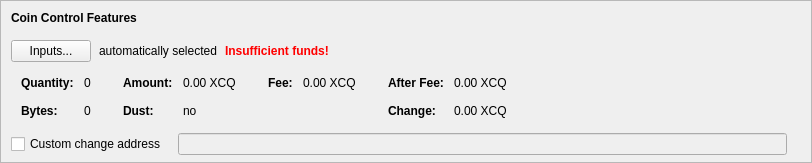
    <widget class="QFrame" name="frameCoinControl">
     <property name="sizePolicy">
      <sizepolicy hsizetype="Expanding" vsizetype="Expanding">
       <horstretch>0</horstretch>
       <verstretch>0</verstretch>
      </sizepolicy>
     </property>
     <property name="maximumSize">
      <size>
       <width>16777215</width>
       <height>16777215</height>
      </size>
     </property>
     <property name="frameShape">
      <enum>QFrame::StyledPanel</enum>
     </property>
     <property name="frameShadow">
      <enum>QFrame::Sunken</enum>
     </property>
     <layout class="QVBoxLayout" name="verticalLayoutCoinControl2">
      <property name="spacing">
       <number>0</number>
      </property>
      <property name="leftMargin">
       <number>0</number>
      </property>
      <property name="topMargin">
       <number>0</number>
      </property>
      <property name="rightMargin">
       <number>0</number>
      </property>
      <property name="bottomMargin">
       <number>6</number>
      </property>
      <item>
       <layout class="QVBoxLayout" name="verticalLayoutCoinControl" stretch="0,0,0,0,1">
        <property name="spacing">
         <number>0</number>
        </property>
        <property name="leftMargin">
         <number>10</number>
        </property>
        <property name="topMargin">
         <number>10</number>
        </property>
        <item>
         <layout class="QHBoxLayout" name="horizontalLayoutCoinControl1">
          <property name="bottomMargin">
           <number>15</number>
          </property>
          <item>
           <widget class="QLabel" name="labelCoinControlFeatures">
            <property name="sizePolicy">
             <sizepolicy hsizetype="Preferred" vsizetype="Maximum">
              <horstretch>0</horstretch>
              <verstretch>0</verstretch>
             </sizepolicy>
            </property>
            <property name="font">
             <font>
              <weight>75</weight>
              <bold>true</bold>
             </font>
            </property>
            <property name="styleSheet">
             <string notr="true">font-weight:bold;</string>
            </property>
            <property name="text">
             <string>Coin Control Features</string>
            </property>
           </widget>
          </item>
         </layout>
        </item>
        <item>
         <layout class="QHBoxLayout" name="horizontalLayoutCoinControl2" stretch="0,0,0,0">
          <property name="spacing">
           <number>8</number>
          </property>
          <property name="bottomMargin">
           <number>10</number>
          </property>
          <item>
           <widget class="QPushButton" name="pushButtonCoinControl">
            <property name="styleSheet">
             <string notr="true"/>
            </property>
            <property name="text">
             <string>Inputs...</string>
            </property>
            <property name="autoDefault">
             <bool>false</bool>
            </property>
           </widget>
          </item>
          <item>
           <widget class="QLabel" name="labelCoinControlAutomaticallySelected">
            <property name="text">
             <string>automatically selected</string>
            </property>
            <property name="margin">
             <number>5</number>
            </property>
           </widget>
          </item>
          <item>
           <widget class="QLabel" name="labelCoinControlInsuffFunds">
            <property name="font">
             <font>
              <weight>75</weight>
              <bold>true</bold>
             </font>
            </property>
            <property name="styleSheet">
             <string notr="true">color:red;font-weight:bold;</string>
            </property>
            <property name="text">
             <string>Insufficient funds!</string>
            </property>
            <property name="margin">
             <number>5</number>
            </property>
           </widget>
          </item>
          <item>
           <spacer name="horizontalSpacerCoinControl">
            <property name="orientation">
             <enum>Qt::Horizontal</enum>
            </property>
            <property name="sizeHint" stdset="0">
             <size>
              <width>40</width>
              <height>1</height>
             </size>
            </property>
           </spacer>
          </item>
         </layout>
        </item>
        <item>
         <widget class="QWidget" name="widgetCoinControl" native="true">
          <property name="sizePolicy">
           <sizepolicy hsizetype="Preferred" vsizetype="Preferred">
            <horstretch>0</horstretch>
            <verstretch>0</verstretch>
           </sizepolicy>
          </property>
          <property name="minimumSize">
           <size>
            <width>0</width>
            <height>0</height>
           </size>
          </property>
          <property name="styleSheet">
           <string notr="true"/>
          </property>
          <layout class="QHBoxLayout" name="horizontalLayoutCoinControl5">
           <property name="leftMargin">
            <number>0</number>
           </property>
           <property name="topMargin">
            <number>0</number>
           </property>
           <property name="rightMargin">
            <number>0</number>
           </property>
           <property name="bottomMargin">
            <number>0</number>
           </property>
           <item>
            <layout class="QHBoxLayout" name="horizontalLayoutCoinControl3" stretch="0,0,0,1">
             <property name="spacing">
              <number>20</number>
             </property>
             <property name="topMargin">
              <number>0</number>
             </property>
             <property name="bottomMargin">
              <number>10</number>
             </property>
             <item>
              <layout class="QFormLayout" name="formLayoutCoinControl1">
               <property name="horizontalSpacing">
                <number>10</number>
               </property>
               <property name="verticalSpacing">
                <number>14</number>
               </property>
               <property name="leftMargin">
                <number>10</number>
               </property>
               <property name="topMargin">
                <number>4</number>
               </property>
               <property name="rightMargin">
                <number>6</number>
               </property>
               <item row="0" column="0">
                <widget class="QLabel" name="labelCoinControlQuantityText">
                 <property name="font">
                  <font>
                   <weight>75</weight>
                   <bold>true</bold>
                  </font>
                 </property>
                 <property name="text">
                  <string>Quantity:</string>
                 </property>
                 <property name="margin">
                  <number>0</number>
                 </property>
                </widget>
               </item>
               <item row="0" column="1">
                <widget class="QLabel" name="labelCoinControlQuantity">
                 <property name="cursor">
                  <cursorShape>IBeamCursor</cursorShape>
                 </property>
                 <property name="contextMenuPolicy">
                  <enum>Qt::ActionsContextMenu</enum>
                 </property>
                 <property name="text">
                  <string notr="true">0</string>
                 </property>
                 <property name="margin">
                  <number>0</number>
                 </property>
                 <property name="textInteractionFlags">
                  <set>Qt::LinksAccessibleByMouse|Qt::TextSelectableByKeyboard|Qt::TextSelectableByMouse</set>
                 </property>
                </widget>
               </item>
               <item row="1" column="0">
                <widget class="QLabel" name="labelCoinControlBytesText">
                 <property name="font">
                  <font>
                   <weight>75</weight>
                   <bold>true</bold>
                  </font>
                 </property>
                 <property name="text">
                  <string>Bytes:</string>
                 </property>
                </widget>
               </item>
               <item row="1" column="1">
                <widget class="QLabel" name="labelCoinControlBytes">
                 <property name="cursor">
                  <cursorShape>IBeamCursor</cursorShape>
                 </property>
                 <property name="contextMenuPolicy">
                  <enum>Qt::ActionsContextMenu</enum>
                 </property>
                 <property name="text">
                  <string notr="true">0</string>
                 </property>
                 <property name="textInteractionFlags">
                  <set>Qt::LinksAccessibleByMouse|Qt::TextSelectableByKeyboard|Qt::TextSelectableByMouse</set>
                 </property>
                </widget>
               </item>
              </layout>
             </item>
             <item>
              <layout class="QFormLayout" name="formLayoutCoinControl2">
               <property name="horizontalSpacing">
                <number>10</number>
               </property>
               <property name="verticalSpacing">
                <number>14</number>
               </property>
               <property name="leftMargin">
                <number>6</number>
               </property>
               <property name="topMargin">
                <number>4</number>
               </property>
               <property name="rightMargin">
                <number>6</number>
               </property>
               <item row="0" column="0">
                <widget class="QLabel" name="labelCoinControlAmountText">
                 <property name="font">
                  <font>
                   <weight>75</weight>
                   <bold>true</bold>
                  </font>
                 </property>
                 <property name="text">
                  <string>Amount:</string>
                 </property>
                 <property name="margin">
                  <number>0</number>
                 </property>
                </widget>
               </item>
               <item row="0" column="1">
                <widget class="QLabel" name="labelCoinControlAmount">
                 <property name="cursor">
                  <cursorShape>IBeamCursor</cursorShape>
                 </property>
                 <property name="contextMenuPolicy">
                  <enum>Qt::ActionsContextMenu</enum>
                 </property>
                 <property name="text">
                  <string notr="true">0.00 XCQ</string>
                 </property>
                 <property name="textInteractionFlags">
                  <set>Qt::LinksAccessibleByMouse|Qt::TextSelectableByKeyboard|Qt::TextSelectableByMouse</set>
                 </property>
                </widget>
               </item>
               <item row="1" column="0">
                <widget class="QLabel" name="labelCoinControlLowOutputText">
                 <property name="font">
                  <font>
                   <weight>75</weight>
                   <bold>true</bold>
                  </font>
                 </property>
                 <property name="text">
                  <string>Dust:</string>
                 </property>
                </widget>
               </item>
               <item row="1" column="1">
                <widget class="QLabel" name="labelCoinControlLowOutput">
                 <property name="cursor">
                  <cursorShape>IBeamCursor</cursorShape>
                 </property>
                 <property name="contextMenuPolicy">
                  <enum>Qt::ActionsContextMenu</enum>
                 </property>
                 <property name="text">
                  <string notr="true">no</string>
                 </property>
                 <property name="textInteractionFlags">
                  <set>Qt::LinksAccessibleByMouse|Qt::TextSelectableByKeyboard|Qt::TextSelectableByMouse</set>
                 </property>
                </widget>
               </item>
              </layout>
             </item>
             <item>
              <layout class="QFormLayout" name="formLayoutCoinControl3">
               <property name="horizontalSpacing">
                <number>10</number>
               </property>
               <property name="verticalSpacing">
                <number>14</number>
               </property>
               <property name="leftMargin">
                <number>6</number>
               </property>
               <property name="topMargin">
                <number>4</number>
               </property>
               <property name="rightMargin">
                <number>6</number>
               </property>
               <item row="0" column="0">
                <widget class="QLabel" name="labelCoinControlFeeText">
                 <property name="font">
                  <font>
                   <weight>75</weight>
                   <bold>true</bold>
                  </font>
                 </property>
                 <property name="text">
                  <string>Fee:</string>
                 </property>
                 <property name="margin">
                  <number>0</number>
                 </property>
                </widget>
               </item>
               <item row="0" column="1">
                <widget class="QLabel" name="labelCoinControlFee">
                 <property name="cursor">
                  <cursorShape>IBeamCursor</cursorShape>
                 </property>
                 <property name="contextMenuPolicy">
                  <enum>Qt::ActionsContextMenu</enum>
                 </property>
                 <property name="text">
                  <string notr="true">0.00 XCQ</string>
                 </property>
                 <property name="textInteractionFlags">
                  <set>Qt::LinksAccessibleByMouse|Qt::TextSelectableByKeyboard|Qt::TextSelectableByMouse</set>
                 </property>
                </widget>
               </item>
              </layout>
             </item>
             <item>
              <layout class="QFormLayout" name="formLayoutCoinControl4">
               <property name="horizontalSpacing">
                <number>10</number>
               </property>
               <property name="verticalSpacing">
                <number>14</number>
               </property>
               <property name="leftMargin">
                <number>6</number>
               </property>
               <property name="topMargin">
                <number>4</number>
               </property>
               <property name="rightMargin">
                <number>6</number>
               </property>
               <item row="0" column="0">
                <widget class="QLabel" name="labelCoinControlAfterFeeText">
                 <property name="font">
                  <font>
                   <weight>75</weight>
                   <bold>true</bold>
                  </font>
                 </property>
                 <property name="text">
                  <string>After Fee:</string>
                 </property>
                 <property name="margin">
                  <number>0</number>
                 </property>
                </widget>
               </item>
               <item row="0" column="1">
                <widget class="QLabel" name="labelCoinControlAfterFee">
                 <property name="cursor">
                  <cursorShape>IBeamCursor</cursorShape>
                 </property>
                 <property name="contextMenuPolicy">
                  <enum>Qt::ActionsContextMenu</enum>
                 </property>
                 <property name="text">
                  <string notr="true">0.00 XCQ</string>
                 </property>
                 <property name="textInteractionFlags">
                  <set>Qt::LinksAccessibleByMouse|Qt::TextSelectableByKeyboard|Qt::TextSelectableByMouse</set>
                 </property>
                </widget>
               </item>
               <item row="1" column="0">
                <widget class="QLabel" name="labelCoinControlChangeText">
                 <property name="font">
                  <font>
                   <weight>75</weight>
                   <bold>true</bold>
                  </font>
                 </property>
                 <property name="text">
                  <string>Change:</string>
                 </property>
                </widget>
               </item>
               <item row="1" column="1">
                <widget class="QLabel" name="labelCoinControlChange">
                 <property name="cursor">
                  <cursorShape>IBeamCursor</cursorShape>
                 </property>
                 <property name="contextMenuPolicy">
                  <enum>Qt::ActionsContextMenu</enum>
                 </property>
                 <property name="text">
                  <string notr="true">0.00 XCQ</string>
                 </property>
                 <property name="textInteractionFlags">
                  <set>Qt::LinksAccessibleByMouse|Qt::TextSelectableByKeyboard|Qt::TextSelectableByMouse</set>
                 </property>
                </widget>
               </item>
              </layout>
             </item>
            </layout>
           </item>
          </layout>
         </widget>
        </item>
        <item>
         <layout class="QHBoxLayout" name="horizontalLayoutCoinControl4" stretch="0,0,0">
          <property name="spacing">
           <number>12</number>
          </property>
          <property name="sizeConstraint">
           <enum>QLayout::SetDefaultConstraint</enum>
          </property>
          <property name="topMargin">
           <number>5</number>
          </property>
          <property name="rightMargin">
           <number>5</number>
          </property>
          <item>
           <widget class="QCheckBox" name="checkBoxCoinControlChange">
            <property name="toolTip">
             <string>If this is activated, but the change address is empty or invalid, change will be sent to a newly generated address.</string>
            </property>
            <property name="text">
             <string>Custom change address</string>
            </property>
           </widget>
          </item>
          <item>
           <widget class="QValidatedLineEdit" name="lineEditCoinControlChange">
            <property name="enabled">
             <bool>false</bool>
            </property>
            <property name="sizePolicy">
             <sizepolicy hsizetype="Expanding" vsizetype="Fixed">
              <horstretch>0</horstretch>
              <verstretch>0</verstretch>
             </sizepolicy>
            </property>
           </widget>
          </item>
          <item>
           <widget class="QLabel" name="labelCoinControlChangeLabel">
            <property name="sizePolicy">
             <sizepolicy hsizetype="Preferred" vsizetype="Expanding">
              <horstretch>0</horstretch>
              <verstretch>0</verstretch>
             </sizepolicy>
            </property>
            <property name="minimumSize">
             <size>
              <width>0</width>
              <height>0</height>
             </size>
            </property>
            <property name="text">
             <string/>
            </property>
            <property name="margin">
             <number>3</number>
            </property>
           </widget>
          </item>
         </layout>
        </item>
        <item>
         <spacer name="verticalSpacerCoinControl">
          <property name="orientation">
           <enum>Qt::Vertical</enum>
          </property>
          <property name="sizeHint" stdset="0">
           <size>
            <width>800</width>
            <height>1</height>
           </size>
          </property>
         </spacer>
        </item>
       </layout>
      </item>
     </layout>
    </widget>
